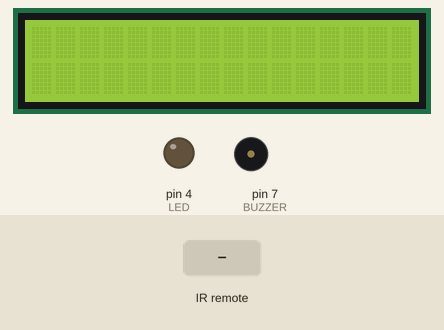
This sketch was run on a simulated Arduino Uno, built with avr-gcc and run on an emulated ATmega328P. Parts: 16×2 character LCD, output pins drawn as LEDs (lit = HIGH), buzzer (waves = sounding). Dashed ring = blinking. The inputs (shaded band) are chosen by the test bench. What the sketch prints to the serial monitor is not drawn.

Above: at 1.2 s.
1.3 s: infrared code 0xC received
At 1.5 s:
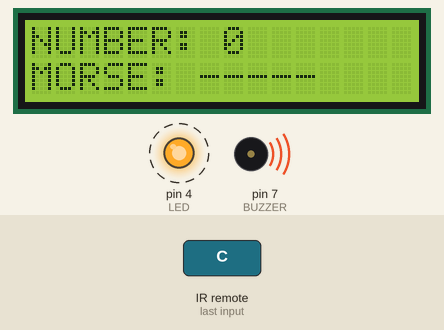
At 7.5 s:
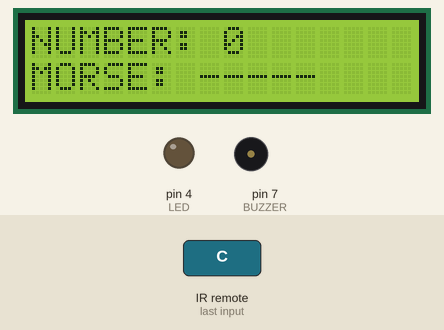
Timing chart, 0 to 9.0 s (numbered marks = the images above; inputs shaded):
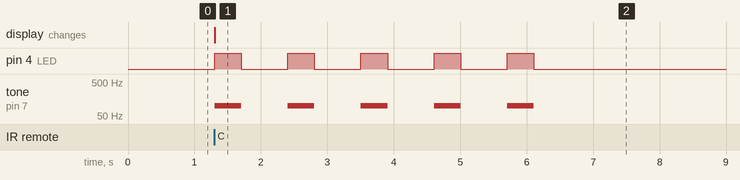

The sketch:

codigo-morse.ino
```cpp
#include <LiquidCrystal.h>


#include <IRremote.h>

#define SENSOR_INFRAVERMELHO 2
#define LED 4
#define BUZZER 7

int pressedButton;
int ledStatus;
char morseCodes[10][6] = {
  "-----",
  ".----",
  "..---",
  "...--",
  "....-",
  ".....",
  "-....",
  "--...",
  "---..",
  "----."
};

IRrecv irrecv(SENSOR_INFRAVERMELHO);
LiquidCrystal lcd(8,9,10,11,12,13);

void setup() {
  pinMode(LED, OUTPUT);
  Serial.begin(9600);
  irrecv.enableIRIn();
  lcd.begin(16,2);
}

void loop() {

  if (irrecv.decode()) {
    lcd.clear();
    pressedButton = irrecv.decodedIRData.command;
    irrecv.resume();
    lcd.print("NUMBER: ");
    int buttonPressedOnRemoteControl = returnNumberPressOnRemoteControl(pressedButton);
    if(buttonPressedOnRemoteControl != 999){
    	lcd.print(buttonPressedOnRemoteControl);
    }else{
    	lcd.print("N/A");
    }
    char * numberInMorseCode = returnMorseCodeFromAGivenNumber(pressedButton);
    Serial.println(numberInMorseCode);
    lcd.setCursor(0,1);
    lcd.print("MORSE: ");
    lcd.print(numberInMorseCode);
    playMorseCode(numberInMorseCode);
  }
}

char* returnMorseCodeFromAGivenNumber(int number) {
  static char morseCodeFromPressedButton[6];
  switch (number) {
    case 12:
      strcpy(morseCodeFromPressedButton, morseCodes[0]);
      break;
    case 16:
      strcpy(morseCodeFromPressedButton, morseCodes[1]);
      break;
    case 17:
      strcpy(morseCodeFromPressedButton, morseCodes[2]);
      break;
    case 18:
      strcpy(morseCodeFromPressedButton, morseCodes[3]);
      break;
    case 20:
      strcpy(morseCodeFromPressedButton, morseCodes[4]);
      break;
    case 21:
      strcpy(morseCodeFromPressedButton, morseCodes[5]);
      break;
    case 22:
      strcpy(morseCodeFromPressedButton, morseCodes[6]);
      break;
    case 24:
      strcpy(morseCodeFromPressedButton, morseCodes[7]);
      break;
    case 25:
      strcpy(morseCodeFromPressedButton, morseCodes[8]);
      break;
    case 26:
      strcpy(morseCodeFromPressedButton, morseCodes[9]);
      break;
    default:
      strcpy(morseCodeFromPressedButton, "N/A");
      break;
  }
  return morseCodeFromPressedButton;
}
int returnNumberPressOnRemoteControl(int numberFromRemoteControl) {
  static int numberPressed;
  switch (numberFromRemoteControl) {
    case 12:
      numberPressed = 0;
      break;
    case 16:
      numberPressed = 1;
      break;
    case 17:
      numberPressed = 2;
      break;
    case 18:
      numberPressed = 3;
      break;
    case 20:
      numberPressed = 4;
      break;
    case 21:
      numberPressed = 5;
      break;
    case 22:
     numberPressed = 6;
      break;
    case 24:
      numberPressed = 7;
      break;
    case 25:
      numberPressed = 8;
      break;
    case 26:
      numberPressed = 9;
      break;
    default:
      numberPressed = 999;
      break;
  }
  return numberPressed;
}
void playMorseCode(char * morseCode) {
  pinMode(4,OUTPUT);
  irrecv.disableIRIn();
  for(int i = 0; i < strlen(morseCode); i++){
    if(morseCode[i] == '.'){
      tone(BUZZER,100,100);
      digitalWrite(4,HIGH);
      delay(100);
      digitalWrite(4,LOW);
      delay(700);
    }else if(morseCode[i] == '-'){
      tone(BUZZER,100,400);
      digitalWrite(4,HIGH);
      delay(400);
      digitalWrite(4,LOW);
      delay(700);
    }
  }

  irrecv.enableIRIn();
}
```

Measured:
- after the input at 1.3 s, pin 4 (LED): alternates HIGH for 0.40 s and LOW for 0.70 s, 10 changes in all, then stays LOW, starting at once; tone on pin 7 (BUZZER): alternates 100 Hz for 0.40 s and silent for 0.70 s, 10 changes in all, then stays silent, starting at once; the display: changes at once (image 1)
